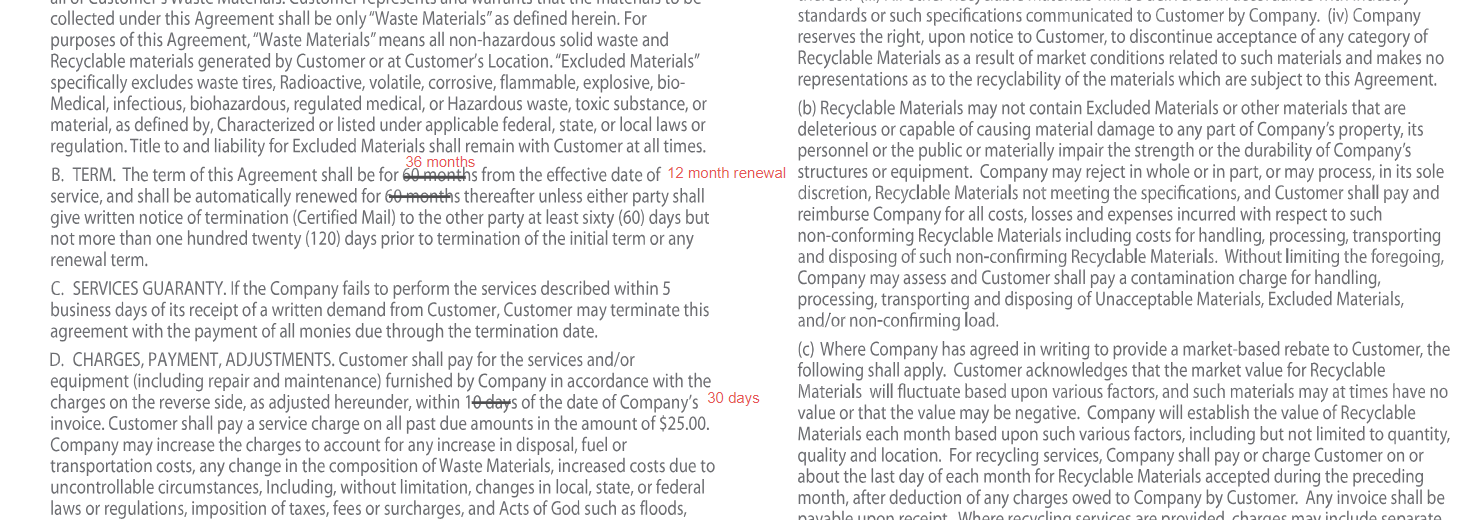
#> input picture img/page4.png, 1478 x 520 px, found by its file name
$ jupyter execute --allow-errors training.ipynb
#> lines starting #> are read from the running program, lines starting #| are printed output that depends on the picture; after the words box and inside, x2 and y2 are one past the last pixel; in counts of white or black regions, pixels touching at a corner belong together
[cell 1]
#Install dependencies
#pip install tensorflow keras opencv-python numpy matplotlib albumentations

### Step 1 : Importing Libraries

[cell 2]
import cv2
import numpy as np
import tensorflow as tf
from tensorflow.keras.utils import to_categorical
import os
from sklearn.model_selection import train_test_split
import matplotlib.pyplot as plt
import albumentations as A

### Step 2 : Strick through Generating Dataset

[cell 3]
import cv2
import numpy as np
import random
import os

# Create directories for output images and masks
os.makedirs("output_images", exist_ok=True)
os.makedirs("output_masks", exist_ok=True)

# Sample words for generating text
WORDS = ["Machine", "Learning", "Deep", "Neural", "Network", "AI", "Data", "Science","12/04/2025","(30) months","10 days","42 months","1 month","2 months","3 months","4 months","5 months","6 months","7 months","8 months","9 months","10 months","11 months","12 months","(12 months)"]

# Function to generate random text with strikethrough
def generate_strikethrough_image(image_index):
    text = " ".join(random.sample(WORDS, random.randint(2, 4)))  # Random 2-4 words

    # Create a blank white image
    img = np.ones((100, 400, 3), dtype=np.uint8) * 255
    mask = np.zeros((100, 400), dtype=np.uint8)  # Binary mask

    # Define font properties
    font = cv2.FONT_HERSHEY_SIMPLEX
    font_scale = 1
    thickness = 2
    text_size = cv2.getTextSize(text, font, font_scale, thickness)[0]

    # Calculate text position (centered)
    text_x = (img.shape[1] - text_size[0]) // 2
    text_y = (img.shape[0] + text_size[1]) // 2

    # Draw text
    cv2.putText(img, text, (text_x, text_y), font, font_scale, (0, 0, 0), thickness, cv2.LINE_AA)

    # Select a random word for strikethrough
    words = text.split()
    start_word_idx = random.randint(0, len(words) - 2)  # Select starting word
    end_word_idx = min(start_word_idx + 1, len(words) - 1)  # Select max 2 words

    # Compute line position for selected words
    words_before = " ".join(words[:start_word_idx])
    strike_start_x = text_x + cv2.getTextSize(words_before, font, font_scale, thickness)[0][0]
    strike_end_x = text_x + cv2.getTextSize(" ".join(words[:end_word_idx + 1]), font, font_scale, thickness)[0][0]
    strike_y = text_y - text_size[1] // 2  # Middle of text

    # Randomize strikethrough style
    line_thickness = random.randint(2, 4)
    angle = random.randint(-5, 5)

    # Apply line with angle
    strike_start_y = strike_y + angle
    strike_end_y = strike_y - angle
    cv2.line(img, (strike_start_x, strike_start_y), (strike_end_x, strike_end_y), (0, 0, 0), line_thickness)
    cv2.line(mask, (strike_start_x, strike_start_y), (strike_end_x, strike_end_y), 255, line_thickness)

    # Save images
    cv2.imwrite(f"output_images/text_{image_index}.png", img)
    cv2.imwrite(f"output_masks/mask_{image_index}.png", mask)

# Generate N images
N = 100  # Set the number of images to generate
for i in range(N):
    generate_strikethrough_image(i)
#> this loop made 100 passes
#> pass 1, in generate_strikethrough_image, `cv2.imwrite(f"output_images/text_{image_index}.png", img)`:
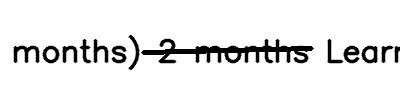
#> saved as text_0.png: shape (100, 400, 3); min 0, max 255, mean 234
#> pass 1, in generate_strikethrough_image, `cv2.imwrite(f"output_masks/mask_{image_index}.png", mask)`:
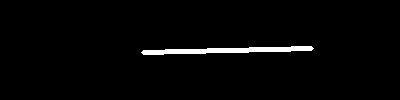
#> saved as mask_0.png: shape (100, 400); 2.1% white; 1 white region, box (x1, y1, x2, y2) and area: (141, 46, 314, 55) 851
#> pass 2, in generate_strikethrough_image (call 2), `cv2.imwrite(f"output_images/text_{image_index}.png", img)`:
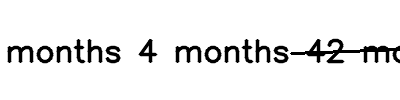
#> saved as text_1.png: shape (100, 400, 3); min 0, max 255, mean 236.6
#> pass 2, in generate_strikethrough_image (call 2), `cv2.imwrite(f"output_masks/mask_{image_index}.png", mask)`:
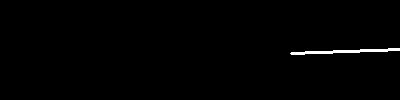
#> saved as mask_1.png: shape (100, 400); 0.82% white; 1 white region, box (x1, y1, x2, y2) and area: (290, 48, 400, 55) 328

print(f"✅ Successfully generated {N} images with strikethrough text!")

[cell 4]
import cv2
import numpy as np
import random
import os

# Create directories for output images and masks
os.makedirs("output_images", exist_ok=True)
os.makedirs("output_masks", exist_ok=True)

# Expanded list of words (legal, financial, contract terms, dates, numbers)
WORDS = [
    "Agreement", "Contract", "Obligation", "Liability", "Indemnity", "Termination",
    "Confidential", "Breach", "Clause", "Jurisdiction", "Force Majeure", "Arbitration",
    "Machine", "Learning", "Deep", "Neural", "Network", "AI", "Data", "Science",
    "12/04/2025", "(30) months", "10 days", "42 months", "1 month", "2 months",
    "NET 30", "NET 60", "NET 90", "Interest Rate", "Revenue", "Profit", "Loss",
    "Tax", "Settlement", "Escrow", "Penalty", "Compensation", "Invoice", "Due Date"
]

# Font styles
FONTS = [
    cv2.FONT_HERSHEY_SIMPLEX, cv2.FONT_HERSHEY_COMPLEX,
    cv2.FONT_HERSHEY_TRIPLEX, cv2.FONT_HERSHEY_SCRIPT_SIMPLEX
]

# Strikethrough styles
STRIKE_TYPES = ["single", "double", "zigzag", "dotted", "dashed", "wavy", "cross", "scribble"]

def add_noise(image):
    """Adds random noise and distortion."""
    noise = np.random.normal(0, 25, image.shape).astype(np.uint8)
    return cv2.addWeighted(image, 0.85, noise, 0.15, 0)

# [13 lines left out: functions draw_dotted_line, draw_dashed_line, not called in this run]

def draw_wavy_line(img, mask, start_x, end_x, y, thickness):
    """Draws a wavy strikethrough line."""
    step = 15
    for x in range(start_x, end_x, step):
        offset = random.randint(-3, 3)
        cv2.line(img, (x, y + offset), (x + step, y - offset), (0, 0, 0), thickness)
        cv2.line(mask, (x, y + offset), (x + step, y - offset), 255, thickness)

def draw_cross_line(img, mask, start_x, end_x, y, text_height, thickness):
    """Draws an X (cross) strikethrough line."""
    mid_x = (start_x + end_x) // 2
    y_top = y - text_height // 2
    y_bottom = y + text_height // 2

    cv2.line(img, (start_x, y_top), (end_x, y_bottom), (0, 0, 0), thickness)
    cv2.line(img, (start_x, y_bottom), (end_x, y_top), (0, 0, 0), thickness)
    cv2.line(mask, (start_x, y_top), (end_x, y_bottom), 255, thickness)
    cv2.line(mask, (start_x, y_bottom), (end_x, y_top), 255, thickness)

def draw_scribble(img, mask, start_x, end_x, y, thickness):
    """Draws random scribbles for strikethrough."""
    num_lines = random.randint(3, 6)
    for _ in range(num_lines):
        x1 = random.randint(start_x, end_x)
        x2 = random.randint(start_x, end_x)
        y1 = y + random.randint(-5, 5)
        y2 = y + random.randint(-5, 5)
        cv2.line(img, (x1, y1), (x2, y2), (0, 0, 0), thickness)
        cv2.line(mask, (x1, y1), (x2, y2), 255, thickness)

def generate_strikethrough_image(image_index):
    text = " ".join(random.sample(WORDS, random.randint(2, 4)))

    # Create a blank white image
    img = np.ones((100, 400, 3), dtype=np.uint8) * 255
    mask = np.zeros((100, 400), dtype=np.uint8)

    # Select font and properties randomly
    font = random.choice(FONTS)
    font_scale = random.uniform(0.8, 1.2)
    thickness = random.randint(1, 3)

    text_size = cv2.getTextSize(text, font, font_scale, thickness)[0]
    text_x = (img.shape[1] - text_size[0]) // 2
    text_y = (img.shape[0] + text_size[1]) // 2

    # Draw text
    cv2.putText(img, text, (text_x, text_y), font, font_scale, (0, 0, 0), thickness, cv2.LINE_AA)

    # Select a random word for strikethrough
    words = text.split()
    start_word_idx = random.randint(0, len(words) - 2)
    end_word_idx = min(start_word_idx + random.randint(1, 2), len(words) - 1)

    words_before = " ".join(words[:start_word_idx])
    strike_start_x = text_x + cv2.getTextSize(words_before, font, font_scale, thickness)[0][0]
    strike_end_x = text_x + cv2.getTextSize(" ".join(words[:end_word_idx + 1]), font, font_scale, thickness)[0][0]
    strike_y = text_y - text_size[1] // 2

    # Random strikethrough style
    strike_type = random.choice(STRIKE_TYPES)
    line_thickness = random.randint(2, 4)

    if strike_type == "single":
        cv2.line(img, (strike_start_x, strike_y), (strike_end_x, strike_y), (0, 0, 0), line_thickness)
        cv2.line(mask, (strike_start_x, strike_y), (strike_end_x, strike_y), 255, line_thickness)

    elif strike_type == "double":
        cv2.line(img, (strike_start_x, strike_y - 3), (strike_end_x, strike_y - 3), (0, 0, 0), line_thickness)
        cv2.line(img, (strike_start_x, strike_y + 3), (strike_end_x, strike_y + 3), (0, 0, 0), line_thickness)

    # [5 lines of commented-out code are left out]

    elif strike_type == "wavy":
        draw_wavy_line(img, mask, strike_start_x, strike_end_x, strike_y, line_thickness)

    elif strike_type == "cross":
        draw_cross_line(img, mask, strike_start_x, strike_end_x, strike_y, text_size[1], line_thickness)

    elif strike_type == "scribble":
        draw_scribble(img, mask, strike_start_x, strike_end_x, strike_y, line_thickness)

    img = add_noise(img)
    return img, mask
    # cv2.imwrite(f"output_images/text_{image_index}.png", img)
    # cv2.imwrite(f"output_masks/mask_{image_index}.png", mask)

def save_compressed_image(image, mask, image_index):
    # Resize image to reduce file size
    image = cv2.resize(image, (200, 50))
    mask = cv2.resize(mask, (200, 50))

    # Convert to grayscale
    gray_image = cv2.cvtColor(image, cv2.COLOR_BGR2GRAY)

    # Save images in JPEG format with compression
    cv2.imwrite(f"output_images/text_{image_index}.jpg", gray_image, [cv2.IMWRITE_JPEG_QUALITY, 30])
    cv2.imwrite(f"output_masks/mask_{image_index}.jpg", mask, [cv2.IMWRITE_JPEG_QUALITY, 30])

N = 1000
for i in range(N):
    img,mask = generate_strikethrough_image(i)
    save_compressed_image(img,mask,i)
#> this loop made 1000 passes
#> pass 1, in save_compressed_image, `cv2.imwrite(f"output_images/text_{image_index}.jpg", gray_image, [cv2...`:
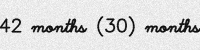
#> saved as text_0.jpg: shape (50, 200); min 6, max 253, mean 216.8
#> pass 2, in save_compressed_image (call 2), `cv2.imwrite(f"output_images/text_{image_index}.jpg", gray_image, [cv2...`:
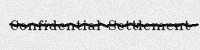
#> saved as text_1.jpg: shape (50, 200); min 2, max 252, mean 217.7
#> pass 2, in save_compressed_image (call 2), `cv2.imwrite(f"output_masks/mask_{image_index}.jpg", mask, [cv2.IMWRITE..`:
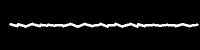
#> saved as mask_1.jpg: shape (50, 200); min 0, max 255, mean 13.1

print(f"✅ Generated {N} Images")

### Step 3 : Create Train test split

[cell 5]
import os
import cv2
import numpy as np
import albumentations as A
from sklearn.model_selection import train_test_split

# Set dataset paths
IMG_DIR = "output_images/"
MASK_DIR = "output_masks/"
IMG_SIZE = (256, 256)

# Data augmentation pipeline
#> (the rest of this cell did not finish here and is left out)

### Step 4 : Defining CNN model

[cell 6]
import tensorflow as tf
from tensorflow.keras.layers import Conv2D, MaxPooling2D, UpSampling2D, concatenate, Input
from tensorflow.keras.models import Model

# U-Net Model
def build_unet(input_size=(256, 256, 3)):
    inputs = Input(input_size)

    # Encoder (Downsampling)
    conv1 = Conv2D(64, 3, activation='relu', padding='same')(inputs)
    conv1 = Conv2D(64, 3, activation='relu', padding='same')(conv1)
    pool1 = MaxPooling2D(pool_size=(2, 2))(conv1)

    conv2 = Conv2D(128, 3, activation='relu', padding='same')(pool1)
    conv2 = Conv2D(128, 3, activation='relu', padding='same')(conv2)
    pool2 = MaxPooling2D(pool_size=(2, 2))(conv2)

    conv3 = Conv2D(256, 3, activation='relu', padding='same')(pool2)
    conv3 = Conv2D(256, 3, activation='relu', padding='same')(conv3)
    pool3 = MaxPooling2D(pool_size=(2, 2))(conv3)

    # Bottleneck
    conv4 = Conv2D(512, 3, activation='relu', padding='same')(pool3)
    conv4 = Conv2D(512, 3, activation='relu', padding='same')(conv4)

    # Decoder (Upsampling)
    up5 = UpSampling2D(size=(2, 2))(conv4)
    merge5 = concatenate([conv3, up5], axis=3)
    conv5 = Conv2D(256, 3, activation='relu', padding='same')(merge5)
    conv5 = Conv2D(256, 3, activation='relu', padding='same')(conv5)

    up6 = UpSampling2D(size=(2, 2))(conv5)
    merge6 = concatenate([conv2, up6], axis=3)
    conv6 = Conv2D(128, 3, activation='relu', padding='same')(merge6)
    conv6 = Conv2D(128, 3, activation='relu', padding='same')(conv6)

    up7 = UpSampling2D(size=(2, 2))(conv6)
    merge7 = concatenate([conv1, up7], axis=3)
    conv7 = Conv2D(64, 3, activation='relu', padding='same')(merge7)
    conv7 = Conv2D(64, 3, activation='relu', padding='same')(conv7)

    # Output Layer
    outputs = Conv2D(1, 1, activation='sigmoid', padding='same')(conv7)

    model = Model(inputs, outputs)
    model.compile(optimizer='adam', loss='binary_crossentropy', metrics=['accuracy'])

    return model

# Build U-Net model
#> (the rest of this cell did not finish here and is left out)

### Step 5 : Training CNN model

[cell 7]
# Train model
BATCH_SIZE = 16
EPOCHS = 4

#> (the rest of this cell did not finish here and is left out)

### Step 6 : testing accuracy

[cell 8]
import matplotlib.pyplot as plt

# Select a random test image
#> (the rest of this cell did not finish here and is left out)

### Step 7 : testing on original data

[cell 9]
import tensorflow as tf
import cv2
import numpy as np
import matplotlib.pyplot as plt

model_path = r"model\\strikethrough_detector_epoch8_size128.h5"
image_path = r"..\\img\\page4.png"

# Load the trained model
#> (the rest of this cell did not finish here and is left out)

[cell 10]
import cv2
import numpy as np
import tensorflow as tf
import matplotlib.pyplot as plt


original_image = cv2.imread(image_path)
#> original_image is the input picture: shape (520, 1478, 3); mean B, G, R 235.1, 234.6, 234.6
height, width, _ = original_image.shape
#> height = 520; width = 1478

# Define patch size (same as model input size)
PATCH_SIZE = 128
STRIDE = PATCH_SIZE // 2  # Overlapping stride

# Prepare output mask
output_mask = np.zeros((height, width), dtype=np.float32)

# Iterate over patches
#> (the rest of this cell did not finish here and is left out)

[cell 11]
plt.figure(figsize=(10, 5))

# Show Original Image
plt.subplot(1, 2, 1)
plt.imshow(cv2.cvtColor(original_image, cv2.COLOR_BGR2RGB))
plt.title("Original Document")
plt.axis("off")

# Show Detected Strikethrough Mask
plt.subplot(1, 2, 2)
plt.imshow(output_mask, cmap="gray")
plt.title("Detected Strikethrough Mask")
plt.axis("off")

plt.show()
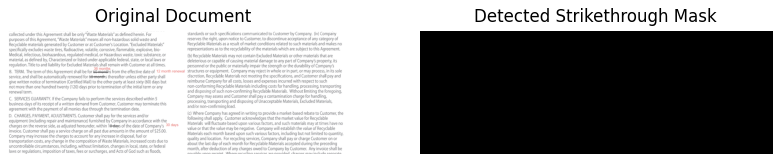
#> figure drawn by matplotlib, 2 panels

[cell 12]
# Convert mask to binary format
binary_mask = (output_mask > 128).astype(np.uint8) * 255  # Ensure binary mask

# Find contours of strikethrough areas
contours, _ = cv2.findContours(binary_mask, cv2.RETR_EXTERNAL, cv2.CHAIN_APPROX_SIMPLE)
#> contours = []
#> binary_mask: shape (520, 1478); every value is 0

# Create a copy of the original image for drawing
output_image = original_image.copy()

for contour in contours:
    x, y, w, h = cv2.boundingRect(contour)

    # Calculate confidence as the ratio of white pixels inside the box
    mask_region = binary_mask[y:y+h, x:x+w]
    confidence = np.sum(mask_region) / (w * h * 255)  # Normalize confidence (0 to 1)

    if confidence >= 0.50:  # Only consider detections above 80%
        # Draw rectangle on the original image
        cv2.rectangle(output_image, (x, y), (x + w, y + h), (0, 255, 0), 1)

        # Put confidence score as text
        text = f"{confidence*100:.1f}%"
        cv2.putText(output_image, text, (x, y - 5), cv2.FONT_HERSHEY_SIMPLEX, 0.5, (255, 0, 0), 1)

plt.figure(figsize=(10, 5))
plt.imshow(cv2.cvtColor(output_image, cv2.COLOR_BGR2RGB))
plt.title("Detected Strikethrough (Confidence > 80%)")
plt.axis("off")
plt.show()
